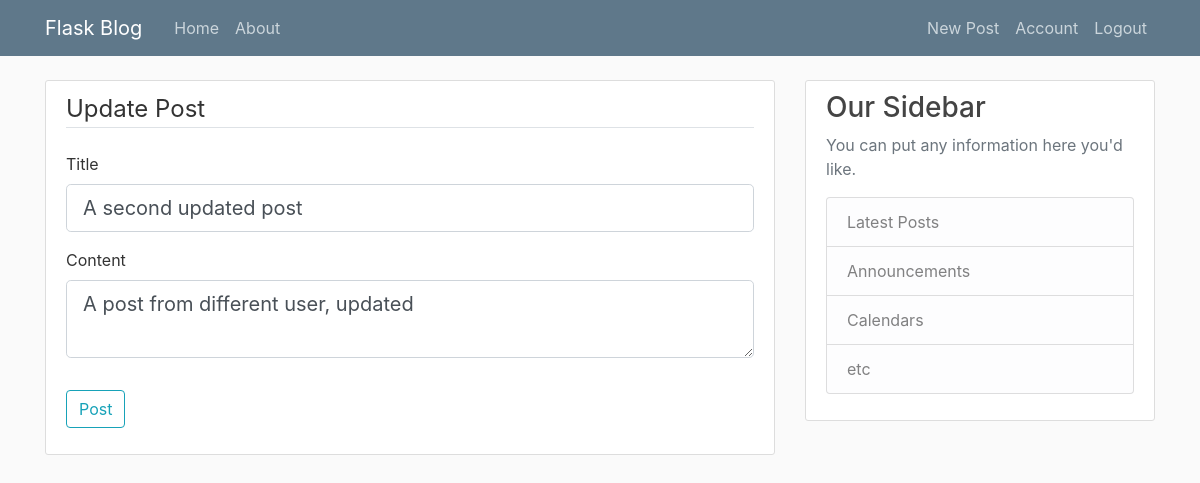
The page /post/2/update (signed in) on the database its author committed.
### flaskblog/models.py (models this page shows, shortened)
class Post(db.Model):
    id = db.Column(db.Integer, primary_key=True)
    title = db.Column(db.String(100), nullable=False)
    date_posted = db.Column(db.DateTime, nullable=False, default=datetime.utcnow)
    content = db.Column(db.Text, nullable=False)
    user_id = db.Column(db.Integer, db.ForeignKey("user.id"), nullable=False)

### flaskblog/routes.py (the view)
@app.route("/post/<int:post_id>/update", methods = ["GET", "POST"])
@login_required
def update_post(post_id):
    post = Post.query.get_or_404(post_id)
    if post.author != current_user:
        abort(403)
    form = PostForm()
    if form.validate_on_submit():
        post.title = form.title.data
        post.content = form.content.data
        db.session.commit()
        flash("Your post has been updated")
        return redirect(url_for("post", post_id=post.id))
    elif request.method == "GET":
        form.title.data = post.title
        form.content.data = post.content
    return render_template("create_post.html", title = "Update Post",
                            form=form, legend="Update Post")

### flaskblog/forms.py
class PostForm(FlaskForm):
    title = StringField("Title", validators=[DataRequired()])
    content = TextAreaField("Content", validators=[DataRequired()])
    submit = SubmitField("Post")

### flaskblog/models.py (called while the page is built)
@login_manager.user_loader
def load_user(user_id):
    return User.query.get(int(user_id))

### flaskblog/templates/create_post.html (shortened to what this page needs)
{% extends "layout.html" %}
{% block content %}
    <div class = content-section>
        <form method = "POST" action = "">
            <fieldset class = "form-group">
                <legend class = "border-bottom mb-4">{{ legend }}</legend>
                <div class = "form-group">
                    {{ form.title.label(class="form-control-label") }}
                    {% if form.title.errors %}
                    {{form.title(class="form-control form-control-lg is-invalid")}}
                    <div class = "invalid-feedback">
                        {% for error in form.title.errors %}
                            <span>{{error}}</span>
                        {% endfor %}
                    </div>
                    {% else %}
                       {{ form.title(class="form-control form-control-lg") }}
                    {% endif %}
                </div>
                <div class = "form-group">
                    {{ form.content.label(class="form-control-label") }}
                    {% if form.content.errors %}
                    {{form.content(class="form-control form-control-lg is-invalid")}}
                    <div class = "invalid-feedback">
                        {% for error in form.content.errors %}
                            <span>{{error}}</span>
                        {% endfor %}
                    </div>
                    {% else %}
                       {{ form.content(class="form-control form-control-lg") }}
                    {% endif %}
                </div>
            </fieldset>
            <div class = "form-group">
                {{ form.submit(class="btn btn-outline-info") }}
            </div>
        </form>
    </div>
{% endblock content %}

### flaskblog/static/main.css (style rules this page uses)
body { background: #fafafa; color: #333333; margin-top: 5rem; }
.content-section { background: #ffffff; padding: 10px 20px; border: 1px solid #dddddd; border-radius: 3px; margin-bottom: 20px; }

### rows shown on the page
Post: title "A second updated post", content "A post from different user, updated"

### other values the page prints
{{ legend }} "Update Post"
